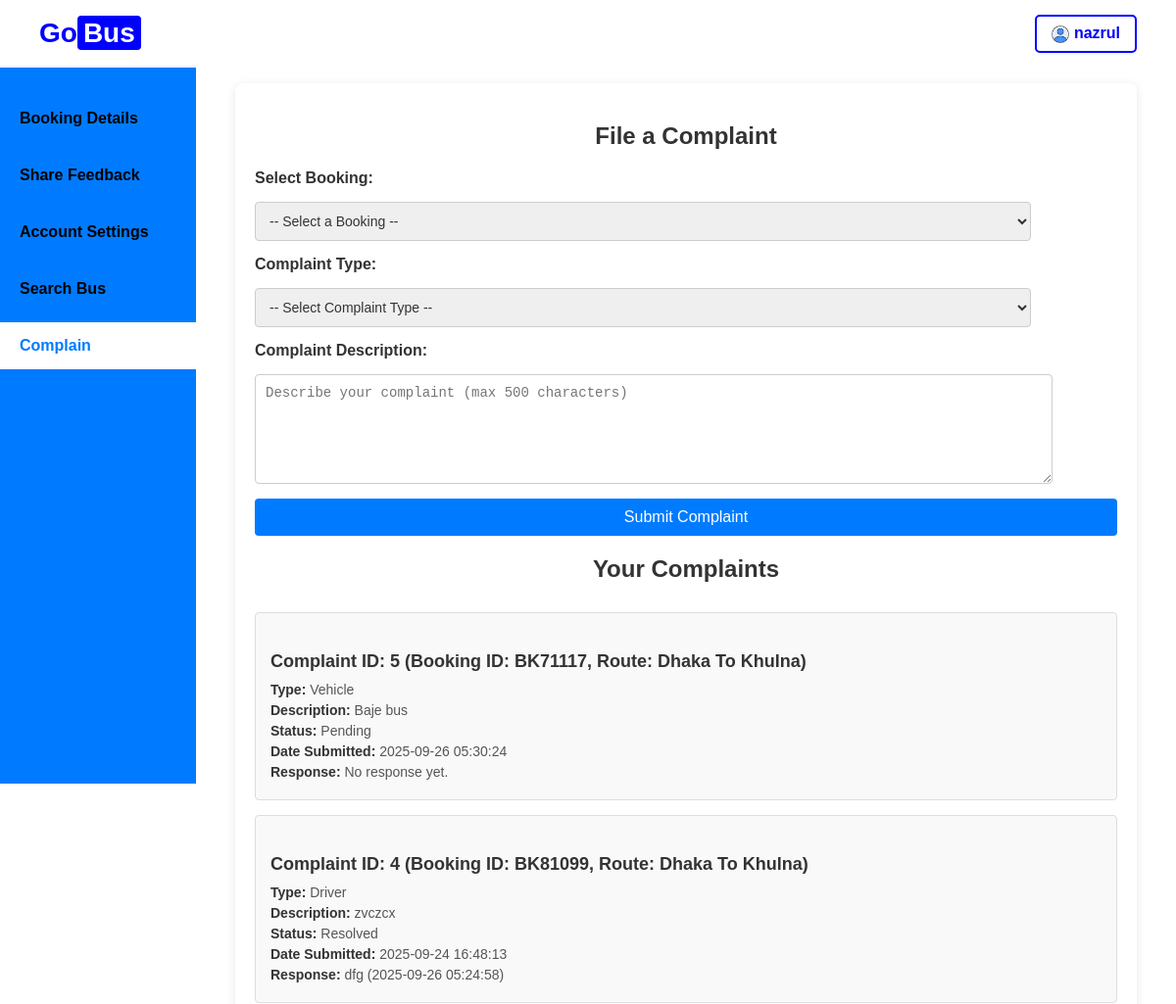
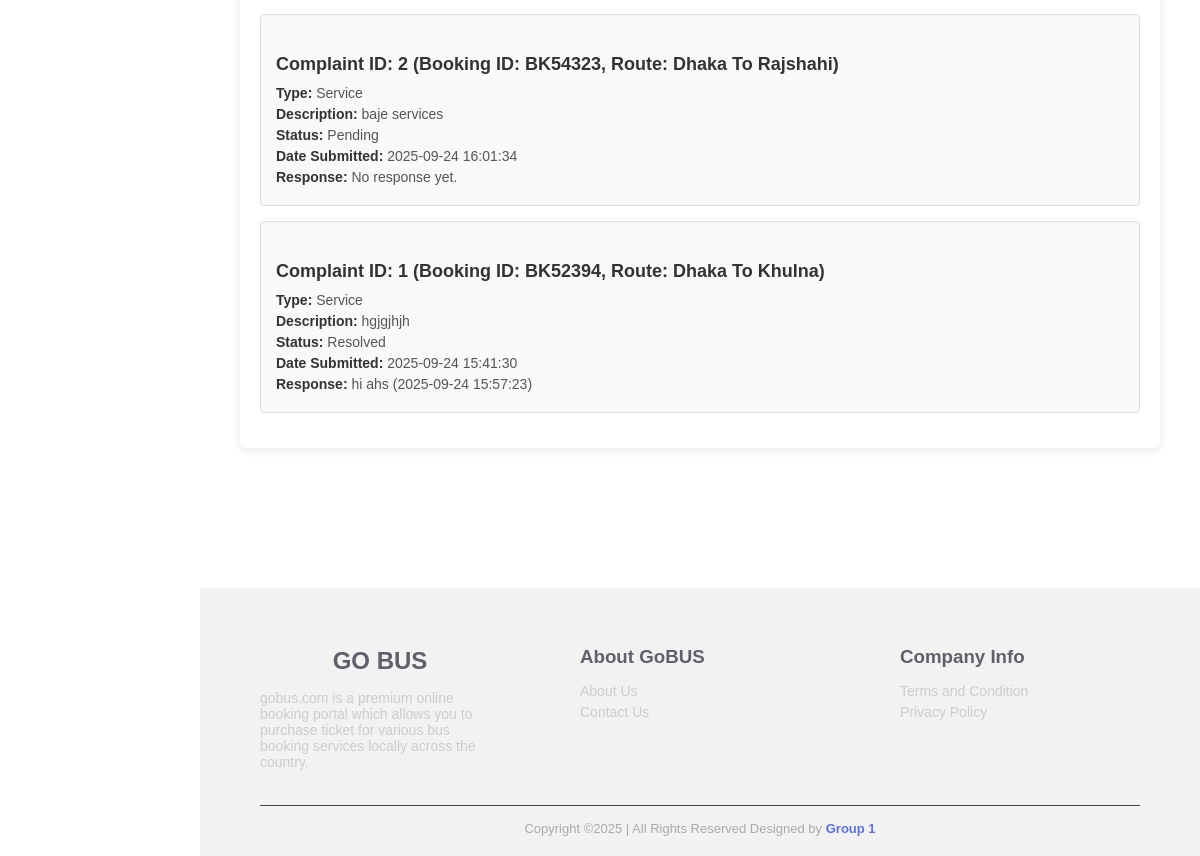
/screens/userComplaint.php (signed in), run on the app's committed database (2 pictures, top to bottom).
### tables this page shows
CREATE TABLE `complaints` (
  `id` int(11) NOT NULL,
  `user_id` int(11) NOT NULL,
  `booking_id` varchar(50) NOT NULL,
  `complaint_type` enum('Service','Driver','Vehicle','Other') NOT NULL,
  `description` text NOT NULL,
  `created_at` timestamp NOT NULL DEFAULT current_timestamp(),
  `status` enum('Pending','Resolved','Dismissed') DEFAULT 'Pending'
);

CREATE TABLE `bookings` (
  `id` int(11) NOT NULL,
  `user_id` int(11) NOT NULL,
  `bus_id` int(11) NOT NULL,
  `seat_number` varchar(10) NOT NULL,
  `phone_number` varchar(20) NOT NULL,
  `boarding_point` varchar(100) NOT NULL,
  `dropping_point` varchar(100) NOT NULL,
  `booking_id` varchar(10) NOT NULL,
  `route` varchar(100) NOT NULL,
  `date` date NOT NULL,
  `status` enum('Completed','Upcoming','Cancelled') NOT NULL,
  `returnDate` date DEFAULT NULL,
  `transaction_id` varchar(50) DEFAULT NULL,
  `payment_method` varchar(20) DEFAULT NULL,
  `fare` decimal(10,2) NOT NULL DEFAULT 0.00,
  `operator_name` varchar(255) NOT NULL,
  `promo_code` varchar(50) DEFAULT NULL
);

CREATE TABLE `responses` (
  `id` int(11) NOT NULL,
  `item_id` int(11) NOT NULL,
  `response_text` text NOT NULL,
  `created_at` timestamp NOT NULL DEFAULT current_timestamp(),
  `item_type` enum('Feedback','Complaint') NOT NULL DEFAULT 'Feedback'
);

### screens/userComplaint.php (the view, shortened to what this page needs)
<?php
$username = htmlspecialchars($_SESSION['username']);
$errors = [];
$bookings = [];
$complaints = [];
$servername = "localhost";
$db_username = "root";
$db_password = "";
$dbname = "gobus";
try {
    $conn = new mysqli($servername, $db_username, $db_password, $dbname);
    if ($conn->connect_error) {
        $errors['general'] = "Database connection failed: " . $conn->connect_error;
    } else {
        $sql = "SELECT booking_id, route, date, status FROM bookings WHERE user_id = ? AND status IN ('Completed', 'Upcoming')";
        $stmt_bookings = $conn->prepare($sql);
        $stmt_bookings->bind_param("i", $_SESSION['user_id']);
        $stmt_bookings->execute();
        $result = $stmt_bookings->get_result();
        while ($row = $result->fetch_assoc()) {
            $bookings[] = $row;
        }
        function fetchComplaints($conn, $user_id) {
            $sql = "SELECT c.id, c.booking_id, b.route, c.complaint_type, c.description, c.status, c.created_at,
                           r.response_text, r.created_at AS response_date
                    FROM complaints c
                    LEFT JOIN bookings b ON c.booking_id = b.booking_id
                    LEFT JOIN responses r ON c.id = r.item_id AND r.item_type = 'Complaint'
                    WHERE c.user_id = ?
                    ORDER BY c.created_at DESC";
            $stmt = $conn->prepare($sql);
            $stmt->bind_param("i", $user_id);
            $stmt->execute();
            $result = $stmt->get_result();
            $complaints = [];
            while ($row = $result->fetch_assoc()) {
                $complaints[] = $row;
            }
            return $complaints;
        }
        $complaints = fetchComplaints($conn, $_SESSION['user_id']);
    }
} catch (mysqli_sql_exception $e) {
    $errors['general'] = "Database error: " . $e->getMessage();
}
?>
<!DOCTYPE html>
<html lang="en">
<head>
    <link rel="stylesheet" type="text/css" href="../css/userComplaint.css">
</head>
<body>
    <header>
        <div class="logo">Go<span id="logo">Bus</span></div>
        <div class="header-right">
            <a href="#" class="logout-btn" onclick="return confirm('Do you want to log out?') ? window.location.href='logout.php' : false;">
                <img src="../picture/user_logo.png" alt="User Icon" style="width: 18px; height: 18px; vertical-align: middle;"> <?php echo $username; ?>
            </a>
        </div>
    </header>
    <nav class="sidebar">
        <ul>
            <li><a href="userDashboard.php" class="sidebar-link">Booking Details</a></li>
            <li><a href="userFeedback.php" class="sidebar-link">Share Feedback</a></li>
            <li><a href="userAccountSettings.php" class="sidebar-link">Account Settings</a></li>
            <li><a href="../index.php" class="sidebar-link">Search Bus</a></li>
            <li><a href="./userComplaint.php" class="sidebar-link active">Complain</a></li>
        </ul>
    </nav>
    <main class="main-content">
        <section id="complaints" class="section">
            <h2>File a Complaint</h2>
            <?php if (empty($bookings)): ?>
                <div style="text-align: center;">
                    <p>No eligible bookings found for filing a complaint.</p>
                </div>
            <?php else: ?>
                <form class="complaint-form" method="POST" action="">
                    <label for="booking-id">Select Booking:</label>
                    <select id="booking-id" name="booking_id">
                        <option value="">-- Select a Booking --</option>
                    </select>
                    <label for="complaint-type">Complaint Type:</label>
                    <select id="complaint-type" name="complaint_type">
                        <option value="">-- Select Complaint Type --</option>
                    </select>
                    <label for="description">Complaint Description:</label>
                    <textarea id="description" name="description" placeholder="Describe your complaint (max 500 characters)" maxlength="500"></textarea>
                    <button type="submit" name="submit_complaint">Submit Complaint</button>
                </form>
            <?php endif; ?>
            <h2>Your Complaints</h2>
            <div class="complaint-list">
                <?php if (empty($complaints)): ?>
                    <div class="complaint-item">
                        <p>No complaints found.</p>
                    </div>
                <?php else: ?>
                    <?php foreach ($complaints as $complaint): ?>
                        <div class="complaint-item">
                            <h4>Complaint ID: <?php echo htmlspecialchars($complaint['id']); ?>
                                (Booking ID: <?php echo htmlspecialchars($complaint['booking_id']); ?>,
                                Route: <?php echo htmlspecialchars($complaint['route'] ?? 'Unknown'); ?>)</h4>
                            <p><strong>Type:</strong> <?php echo htmlspecialchars($complaint['complaint_type']); ?></p>
                            <p><strong>Description:</strong> <?php echo htmlspecialchars($complaint['description']); ?></p>
                            <p><strong>Status:</strong> <?php echo htmlspecialchars($complaint['status']); ?></p>
                            <p><strong>Date Submitted:</strong> <?php echo date('Y-m-d H:i:s', strtotime($complaint['created_at'])); ?></p>
                            <?php if ($complaint['response_text']): ?>
                                <p><strong>Response:</strong> <?php echo htmlspecialchars($complaint['response_text']); ?>
                                   (<?php echo date('Y-m-d H:i:s', strtotime($complaint['response_date'])); ?>)</p>
                            <?php else: ?>
                                <p><strong>Response:</strong> No response yet.</p>
                            <?php endif; ?>
                        </div>
                    <?php endforeach; ?>
                <?php endif; ?>
            </div>
        </section>
    </main>
    <footer>
        <div class="footerContainer">
            <div class="footerSection">
                <h2>GO BUS</h2>
                <p>
                    gobus.com is a premium online booking portal which allows you to purchase ticket
                    for various bus booking services locally across the country.
                </p>
            </div>
            <div class="footerSection">
                <h3>About GoBUS</h3>
                <a href="aboutUs.php">About Us</a>
                <a href="contact.php">Contact Us</a>
            </div>
            <div class="footerSection">
                <h3>Company Info</h3>
                <a href="terms.php">Terms and Condition</a>
                <a href="privacy.php">Privacy Policy</a>
            </div>
        </div>
        <div class="footerBottom">
            Copyright &copy;2025 | All Rights Reserved Designed by <span class="designer">Group 1</span>
        </div>
    </footer>
</body>
</html>

### css/userComplaint.css (style rules this page uses)
body { margin: 0; font-family: Arial, sans-serif; }
header { display: flex; justify-content: space-between; align-items: center; padding: 15px 40px; background: rgba(255, 255, 255, 0.9); position: fixed; top: 0; left: 0; right: 0; z-index: 100; }
.logo { font-size: 28px; font-weight: bold; color: blue; }
#logo { color:white; background:blue; padding:2px 6px; border-radius:4px; }
.header-right { display: flex; gap: 15px; align-items: center; }
.logout-btn { border: 2px solid blue; color: blue; padding: 8px 15px; border-radius: 5px; text-decoration: none; font-weight: bold; }
a { text-decoration: none; }
.sidebar { width: 200px; background-color: #007bff; height: calc(100vh - 67px); position: fixed; top: 67px; left: 0; padding-top: 20px; box-sizing: border-box; overflow-y: auto; }
.sidebar ul { list-style: none; padding: 0; margin: 0; }
.sidebar ul li { margin: 10px 0; }
.sidebar ul li a { color: Black; text-decoration: none; display: block; padding: 15px 20px; font-weight: bold; font-size: 16px; }
.sidebar ul li a.active { background-color: #ffffff; color: #007bff; }
.main-content { padding: 40px; max-width: 1200px; margin: 0 auto; margin-left: 200px; margin-top: 45px; }
.section { background-color: white; border-radius: 8px; box-shadow: 0 2px 10px rgba(0, 0, 0, 0.1); padding: 20px; margin-bottom: 40px; }
h2 { font-size: 24px; margin-bottom: 20px; color: #333; text-align: center; }
.complaint-form { display: flex; flex-direction: column; gap: 15px; }
.complaint-form label { font-size: 16px; color: #333; font-weight: bold; }
.complaint-form select, .complaint-form textarea { width: 90%; padding: 10px; border: 1px solid #ccc; border-radius: 4px; font-size: 14px; color: #333; }
.complaint-form textarea { resize: vertical; min-height: 90px; }
.complaint-form button { background-color: #007bff; color: #fff; padding: 10px; border: none; border-radius: 4px; font-size: 16px; cursor: pointer; transition: background-color 0.3s; }
.complaint-list { margin-top: 30px; }
.complaint-item { background-color: #f9f9f9; padding: 15px; margin-bottom: 15px; border-radius: 4px; border: 1px solid #ddd; }
.complaint-item h4 { font-size: 18px; margin-bottom: 10px; color: #333; }
.complaint-item p { margin: 5px 0; font-size: 14px; color: #555; }
.complaint-item p strong { color: #333; }
footer { background: #f2f2f2; color: #27272b; padding: 40px 60px 20px; margin-top: 60px; margin-left: 200px; }
.footerContainer { display: grid; grid-template-columns: repeat(auto-fit, minmax(220px, 1fr)); gap: 80px; }
.footerSection h2, h3 { color:#60606b; margin-bottom: 15px; }
.footerSection p, .footerSection a { font-size: 14px; color: #ccc; text-decoration: none; display: block; margin: 5px 0; }
.footerBottom { text-align: center; border-top: 1px solid #444; margin-top: 30px; padding-top: 15px; font-size: 13px; color: #aaa; }
.designer { font-weight:bold; color: rgb(92, 115, 225); }

### data on the page
complaints: id "5", booking "BK71117", bookings.route "Dhaka To Khulna", complaint_type "Vehicle", description "Baje bus", status "Pending", created_at "2025-09-26 05:30:24", shows "Response:"
complaints: id "4", booking "BK81099", bookings.route "Dhaka To Khulna", complaint_type "Driver", description "zvczcx", status "Resolved", created_at "2025-09-24 16:48:13", responses.response_text "dfg", responses.created_at "2025-09-26 05:24:58"
complaints: id "2", booking "BK54323", bookings.route "Dhaka To Rajshahi", complaint_type "Service", description "baje services", status "Pending", created_at "2025-09-24 16:01:34", shows "Response:"
complaints: id "1", booking "BK52394", bookings.route "Dhaka To Khulna", complaint_type "Service", description "hgjgjhjh", status "Resolved", created_at "2025-09-24 15:41:30", responses.response_text "hi ahs", responses.created_at "2025-09-24 15:57:23"

### other printed values
$username "nazrul"
